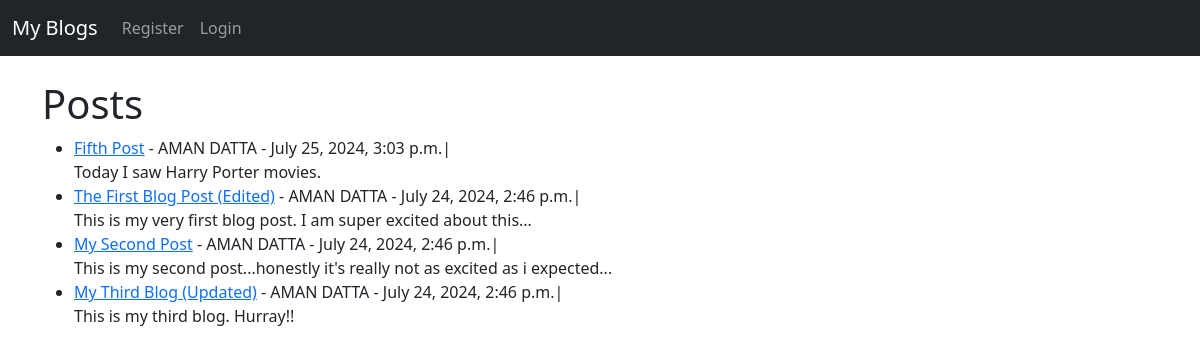
The page / on the database its author committed.
### theblog/models.py (models this page shows, shortened)
class Post(models.Model):
    title = models.CharField(max_length=255)
    title_tag = models.CharField(max_length=255)
    author = models.ForeignKey(User, on_delete=models.CASCADE)
    body = models.TextField()
    publication_date = models.DateTimeField(auto_now_add=True)

### theblog/views.py (the view)
# urls.py: path('', HomeView.as_view(),name='home'),
class HomeView(generic.ListView):
    model = Post
    template_name = 'theblog/home.html'
    ordering = ['-publication_date']

### templates/theblog/home.html (shortened to what this page needs)
{% extends 'theblog/base.html' %}
{% block content %}
<h1>Posts</h1>
<ul>
{% for post in object_list %}
    <li><a href="{% url 'article_details' post.pk %}">{{ post.title }}</a> - {{ post.author.first_name }}
        {{ post.author.last_name }} - {{post.publication_date}}|
        <br>
    {{ post.body|slice:":100" }}</li>
{% endfor %}
</ul>
{% endblock %}

### rows shown on the page
Post: title "Fifth Post", author.first_name "AMAN", author.last_name "DATTA", publication_date "July 25, 2024, 3:03 p.m.", body "Today I saw Harry Porter movies."
Post: title "The First Blog Post (Edited)", author.first_name "AMAN", author.last_name "DATTA", publication_date "July 24, 2024, 2:46 p.m.", body "This is my very first blog post. I am super excited about this..."
Post: title "My Second Post", author.first_name "AMAN", author.last_name "DATTA", publication_date "July 24, 2024, 2:46 p.m.", body "This is my second post...honestly it's really not as excited as i expected..."
Post: title "My Third Blog (Updated)", author.first_name "AMAN", author.last_name "DATTA", publication_date "July 24, 2024, 2:46 p.m.", body "This is my third blog. Hurray!!"
